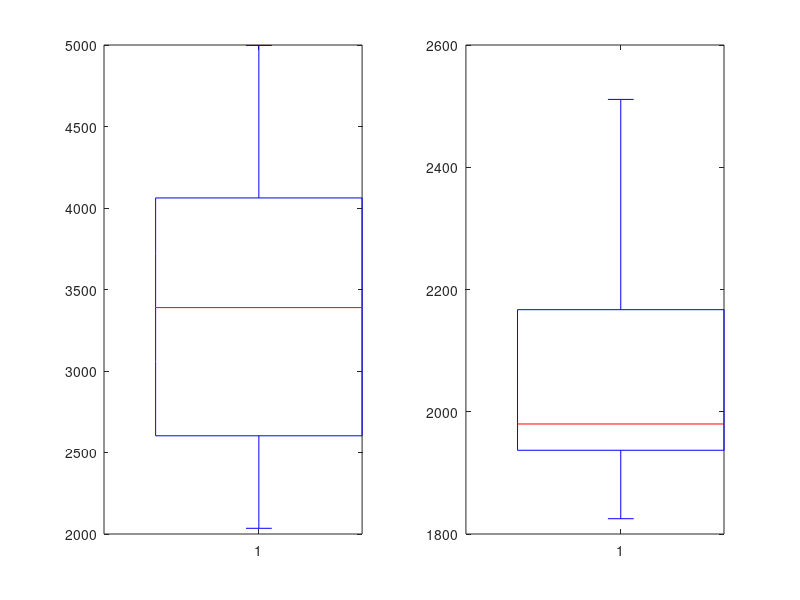

Write MATLAB code to recreate this figure.
%****************************************************************************************************************
%*                                                                                                              *
%*                                          MATLAB / Simulink Lab Course                                        *
%*                                                                                                              *
%****************************************************************************************************************
%*                                                                                                              *
%*                       L E H R S T U H L   F U E R   F L U G S Y S T E M D Y N A M I K                        *
%*                     I N S T I T U T E   O F   F L I G H T   S Y S T E M   D Y N A M I C S                    *
%*                                                                                                              *
%*                                     Technische Universitaet Muenchen (TUM)                                   *
%*                                Boltzmannstrasse 15 - D-85748 Garching - Germany                              *
%*                    Phone: +49 89 289-16081, eMail: office@fsd.mw.tum.de, Web: www.fsd.mw.tum.de              *
%*                                                                                                              *
%*     (c) by Institute of Flight System Dynamics of Technische Universitaet Muenchen, All Rights Reserved      *
%*                                                                                                              *
%****************************************************************************************************************
%*                                                                                                              *
%*                                         Exercise Statistical Analysis                                        *
%*                                                                                                              *
%****************************************************************************************************************

%% Task 1 / Maximal Horsepower (2 Points)

% a

load("carbig.mat");
[max_horsepower, index_max_horsepower] = max(Horsepower);

% b

model_max_horsepower = Model(index_max_horsepower, :)
manufacturer_max_horsepower = Mfg(index_max_horsepower, :)

% c

num_models_max_horsepower = sum(Horsepower == max_horsepower)

%% Task 2 / Chevrolets (1 Point)

Mfg_cell = cellstr(Mfg)
is_chevrolet = strcmp(Mfg_cell, 'chevrolet'); %find text in cell
num_chevrolet = sum(is_chevrolet)

%% Task 3 / Boxplots (3 Points)

% a

is_volkswagen = strcmp(Mfg_cell, 'volkswagen');
index_volkswagen = find(is_volkswagen);
subplot(1,2,1)
boxplot(Weight(is_chevrolet))
subplot(1,2,2)
boxplot(Weight(is_volkswagen))

% b

median_weight_chevrolet = median(Weight(is_chevrolet));
median_weight_volkswagen = median(Weight(is_volkswagen));

q75_weight_chevrolet = quantile(Weight(is_chevrolet), 0.75);
q75_weight_volkswagen = quantile(Weight(is_volkswagen), 0.75);

%% Task 4 / Fitting Distributions (2 Points)

% a

horsepower_chevrolet = Horsepower(is_chevrolet);
pd_normal = fitdist(horsepower_chevrolet, 'Normal');

% b

pd_weibull = fitdist(horsepower_chevrolet, 'Weibull');
nll_normal = negloglik(pd_normal);
nll_weibull = negloglik(pd_weibull)

if nll_normal < nll_weibull
    disp('Normal distribution is better')
else
    disp('Weibull distribution is better')
end
